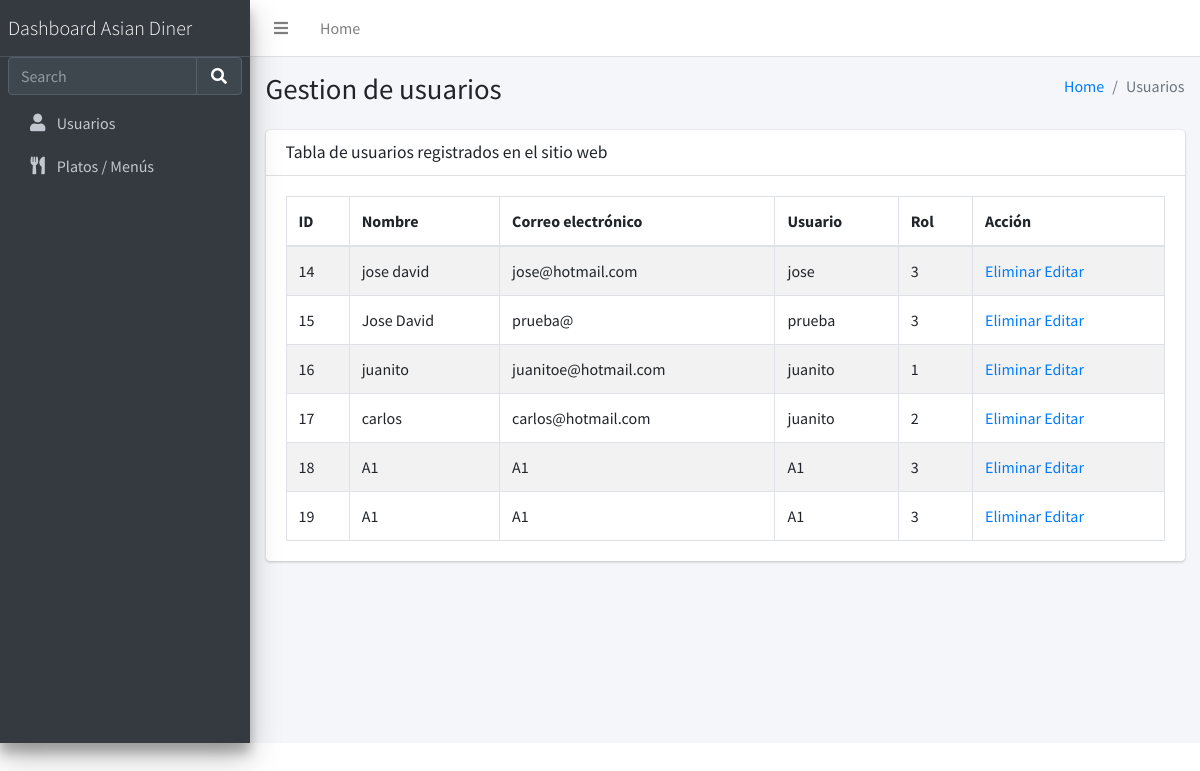
The page /usuarios on the database as committed earlier.
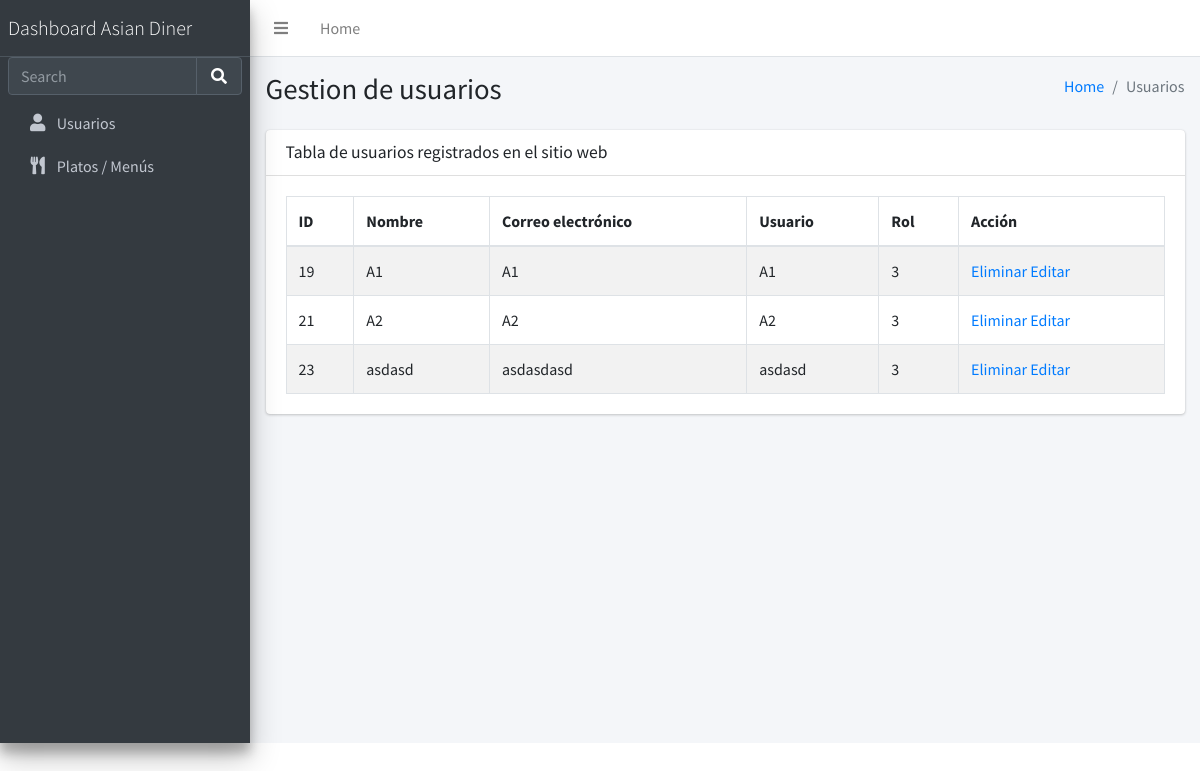
The same page on the database as committed later.
### tables this page shows
CREATE TABLE usuarios (
	id INTEGER NOT NULL PRIMARY KEY AUTOINCREMENT,
	nombre TEXT(50) NOT NULL,
	correo TEXT(50) NOT NULL,
	usuario TEXT NOT NULL,
	clave TEXT NOT NULL
, rol INTEGER);

### app.py (the view)
@app.route('/usuarios', methods=['POST', 'GET'])
def usuario():
    with sqlite3.connect("restaurante.db") as con:
        cur = con.cursor()
        cur.execute("SELECT * FROM usuarios")
        usuarioscall =  cur.fetchall()
        return render_template('usuarios.html', usuarioscall=usuarioscall)

### templates/usuarios.html (shortened to what this page needs)
<!DOCTYPE html>
<html lang="en">
<head>
  <link rel="stylesheet" href="https://cdnjs.cloudflare.com/ajax/libs/font-awesome/5.15.4/css/all.min.css" />
  <link rel="stylesheet" href="../../static/css/dataTables.bootstrap4.min.css">
  <link rel="stylesheet" href="../static/css/responsive.bootstrap4.min.css">
  <link rel="stylesheet" href="../static/css/buttons.bootstrap4.min.css">
  <link rel="stylesheet" href="../static/css/adminlte.min.css">
</head>
<body class="hold-transition sidebar-mini">
<div class="wrapper">
  <nav class="main-header navbar navbar-expand navbar-white navbar-light">
    <ul class="navbar-nav">
      <li class="nav-item">
        <a class="nav-link" data-widget="pushmenu" href="#" role="button"><i class="fas fa-bars"></i></a>
      </li>
      <li class="nav-item d-none d-sm-inline-block">
        <a href="{{ url_for('index') }}" class="nav-link">Home</a>
      </li>
    </ul>
  </nav>
  <aside class="main-sidebar sidebar-dark-primary elevation-4">
    <a href="#" class="brand-link">
      <span class="brand-text font-weight-light">Dashboard Asian Diner</span>
    </a>
    <div class="sidebar">
      <div class="form-inline">
        <div class="input-group" data-widget="sidebar-search">
          <input class="form-control form-control-sidebar" type="search" placeholder="Search" aria-label="Search">
          <div class="input-group-append">
            <button class="btn btn-sidebar">
              <i class="fas fa-search fa-fw"></i>
            </button>
          </div>
        </div>
      </div>
      <nav class="mt-2">
        <ul class="nav nav-pills nav-sidebar flex-column" data-widget="treeview" role="menu" data-accordion="false">
          <li class="nav-item">
            <a href="#" class="nav-link">
              <i class="nav-icon fas fa-user"></i>
              <p>
                Usuarios
              </p>
            </a>
          </li>
          <li class="nav-item">
            <a href="{{ url_for('plato') }}" class="nav-link">
              <i class="nav-icon fas fa-utensils"></i>
              <p>
                Platos / Menús
              </p>
            </a>
          </li>
        </ul>
      </nav>
    </div>
  </aside>
  <div class="content-wrapper">
    <section class="content-header">
      <div class="container-fluid">
        <div class="row mb-2">
          <div class="col-sm-6">
            <h1>Gestion de usuarios</h1>
          </div>
          <div class="col-sm-6">
            <ol class="breadcrumb float-sm-right">
              <li class="breadcrumb-item"><a href="{{ url_for('index') }}">Home</a></li>
              <li class="breadcrumb-item active">Usuarios</li>
            </ol>
          </div>
        </div>
      </div>
    </section>
    <section class="content">
      <div class="container-fluid">
        <div class="row">
          <div class="col-12">
            <div class="card">
              <div class="card-header">
                <h3 class="card-title">Tabla de usuarios registrados en el sitio web</h3>
              </div>
              <div class="card-body">
                <table id="example1" class="table table-bordered table-striped">
                  <thead>
                  <tr>
                    <th>ID</th>
                    <th>Nombre</th>
                    <th>Correo electrónico</th>
                    <th>Usuario</th>
                    <th>Rol</th>
                    <th>Acción</th>
                  </tr>
                  </thead>
                  <tbody>
                    {% for US in usuarioscall %}
                    <tr>
                      <td>{{US[0]}}</td>
                      <td>{{US[1]}}</td>
                      <td>{{US[2]}}</td>
                      <td>{{US[3]}}</td>
                      <td>{{US[5]}}</td>
                      <td>
                        <a href="{{url_for('deleteUserCall', id=US[0])}}">Eliminar </a>
                        <a href="{{url_for('editUserCall', id=US[0])}}">Editar </a>
                      </td>
                    </tr>
                    {% endfor %}
                  </tbody>
                </table>
              </div>
            </div>
          </div>
        </div>
      </div>
    </section>
  </div>
</div>
</body>
</html>

Rows that differ between the two databases and show on the page:
removed usuarios: id "14", nombre "jose david", correo "jose@hotmail.com", usuario "jose", rol "3"
removed usuarios: id "15", nombre "Jose David", correo "prueba@", usuario "prueba", rol "3"
removed usuarios: id "16", nombre "juanito", correo "juanitoe@hotmail.com", usuario "juanito", rol "1"
removed usuarios: id "17", nombre "carlos", correo "carlos@hotmail.com", usuario "juanito", rol "2"
removed usuarios: id "18", nombre "A1", correo "A1", usuario "A1", rol "3"
added usuarios: id "21", nombre "A2", correo "A2", usuario "A2", rol "3"
added usuarios: id "23", nombre "asdasd", correo "asdasdasd", usuario "asdasd", rol "3"
